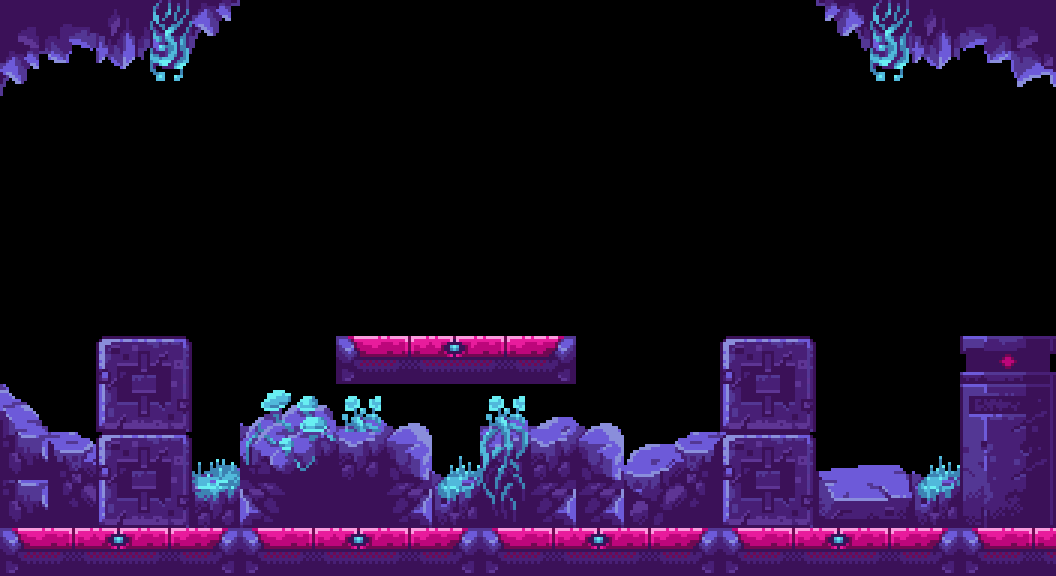

This game map was drawn from its Tiled (.tmx) file and the tilesets committed beside it. A one-line description and the full map source follow:
An orthogonal 22x12 tile map with 48x48 px tiles, 2 tile layers (Layer1, Collision).

<map version="1.4" tiledversion="1.4.2" orientation="orthogonal" renderorder="right-down" width="22" height="12" tilewidth="48" tileheight="48" infinite="0" nextlayerid="7" nextobjectid="1">
 <tileset firstgid="1" source="tilesets-big.tsx" />
 <layer id="1" name="Layer1" width="22" height="12">
  <data encoding="csv">
92,93,83,81,87,0,0,0,0,0,0,0,0,0,0,0,0,85,81,83,89,90,
87,117,107,105,0,0,0,0,0,0,0,0,0,0,0,0,0,0,105,107,113,114,
0,0,0,0,0,0,0,0,0,0,0,0,0,0,0,0,0,0,0,0,0,0,
0,0,0,0,0,0,0,0,0,0,0,0,0,0,0,0,0,0,0,0,0,0,
0,0,0,0,0,0,0,0,0,0,0,0,0,0,0,0,0,0,0,0,0,0,
0,0,0,0,0,0,0,0,0,0,0,0,0,0,0,0,0,0,0,0,0,0,
0,0,0,0,0,0,0,0,0,0,0,0,0,0,0,0,0,0,0,0,0,0,
0,0,0,0,0,0,0,0,0,0,0,0,0,0,0,0,0,0,0,0,187,188,
222,0,0,0,0,148,149,146,161,0,146,160,161,0,0,220,0,0,0,0,211,212,
246,227,228,151,151,172,173,184,185,153,170,184,185,224,225,244,151,155,156,153,235,236,
246,251,252,175,175,206,207,208,209,177,194,209,209,248,249,244,175,179,180,177,259,260,
0,0,0,0,0,0,0,0,0,0,230,230,230,230,230,0,0,0,0,0,0,0
</data>
 </layer>
 <layer id="5" name="Collision" width="22" height="12">
  <data encoding="csv">
0,0,0,0,0,0,0,0,0,0,0,0,0,0,0,0,0,0,0,0,0,0,
0,0,0,0,0,0,0,0,0,0,0,0,0,0,0,0,0,0,0,0,0,0,
0,0,0,0,0,0,0,0,0,0,0,0,0,0,0,0,0,0,0,0,0,0,
0,0,0,0,0,0,0,0,0,0,0,0,0,0,0,0,0,0,0,0,0,0,
0,0,0,0,0,0,0,0,0,0,0,0,0,0,0,0,0,0,0,0,0,0,
0,0,0,0,0,0,0,0,0,0,0,0,0,0,0,0,0,0,0,0,0,0,
0,0,0,0,0,0,0,0,0,0,0,0,0,0,0,0,0,0,0,0,0,0,
0,0,214,215,0,0,0,27,28,29,30,31,0,0,0,214,215,0,0,0,0,0,
0,0,238,239,0,0,0,0,0,0,0,0,0,0,0,238,239,0,0,0,0,0,
0,0,214,215,0,0,0,0,0,0,0,0,0,0,0,214,215,0,0,0,0,0,
0,0,238,239,0,0,0,0,0,0,0,0,0,0,0,238,239,0,0,0,0,0,
27,28,29,30,31,27,28,29,30,31,27,28,29,30,31,27,28,29,30,31,27,28
</data>
 </layer>
</map>
